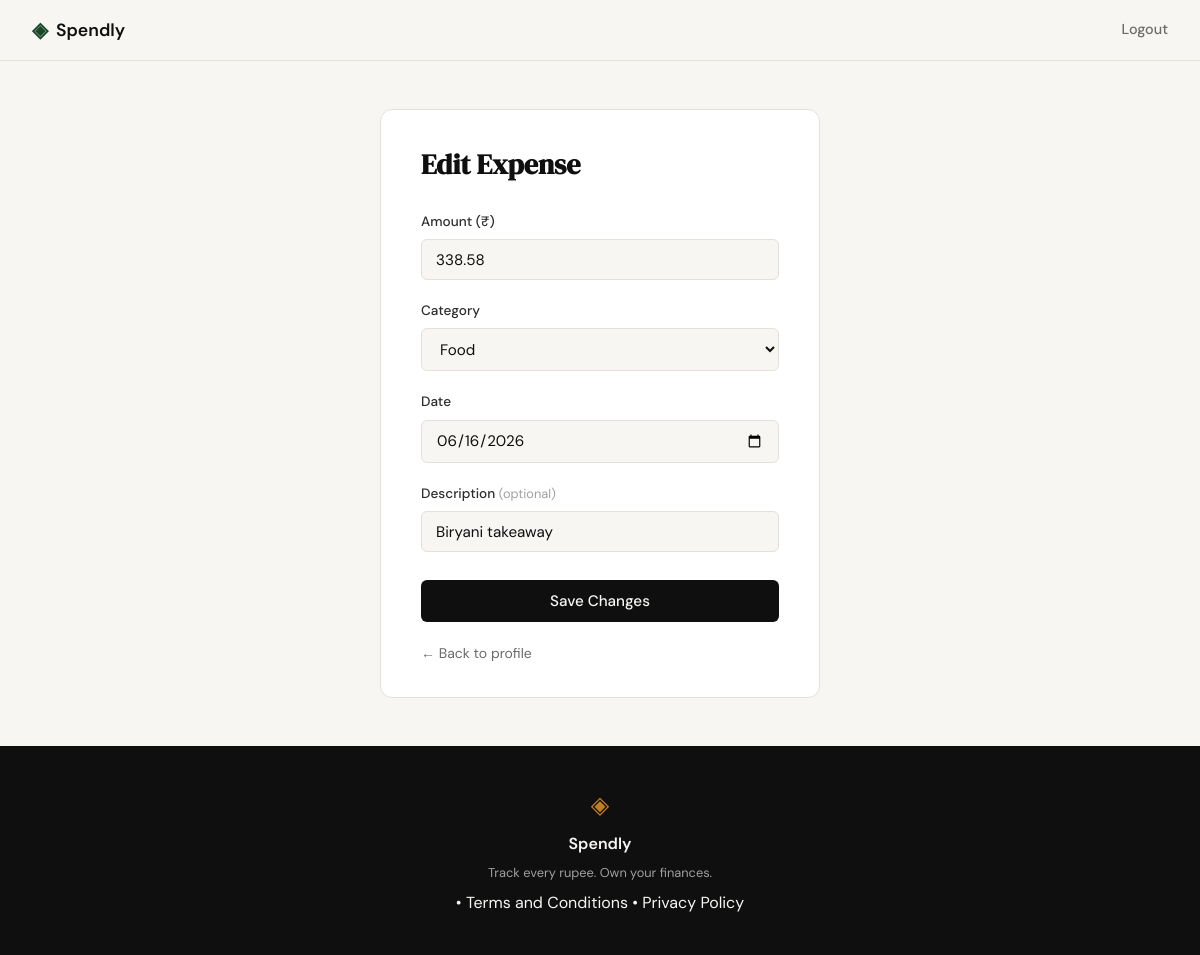
Before: /expenses/64/edit (signed in) with the older database file.
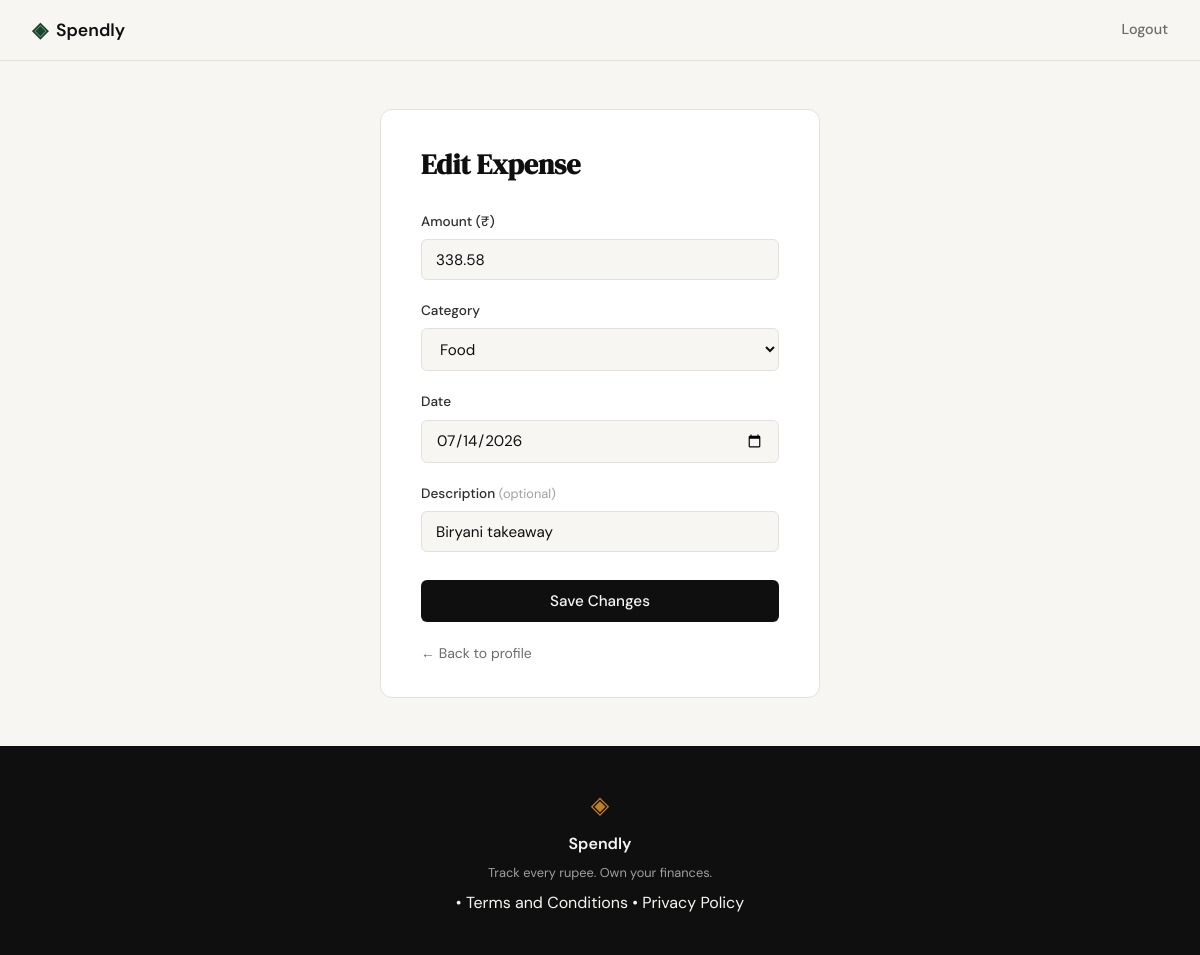
After: the same page with the newer database file.
### tables this page shows
CREATE TABLE expenses (
            id          INTEGER PRIMARY KEY AUTOINCREMENT,
            user_id     INTEGER NOT NULL,
            amount      REAL    NOT NULL,
            category    TEXT    NOT NULL,
            date        TEXT    NOT NULL,
            description TEXT,
            created_at  TEXT    DEFAULT (datetime('now')),
            FOREIGN KEY (user_id) REFERENCES users (id)
        );

### app.py (the view, shortened to what this page needs)
@app.route("/expenses/<int:id>/edit", methods=["GET", "POST"])
def edit_expense(id):
    if not session.get("user_id"):
        return redirect(url_for("login"))
    expense = get_expense_by_id(id)
    if expense is None:
        abort(404)
    if expense["user_id"] != session["user_id"]:
        abort(403)
    if request.method == "GET":
        form = {
            "amount": expense["amount"],
            "category": expense["category"],
            "date": expense["date"],        # raw YYYY-MM-DD — NOT _fmt_date()
            "description": expense["description"] or "",
        }
        return render_template(
            "edit_expense.html",
            categories=EXPENSE_CATEGORIES,
            form=form,
            expense_id=id,
        )

### app.py (called while the page is built)
@app.after_request
def set_security_headers(response):
    response.headers["X-Content-Type-Options"] = "nosniff"
    response.headers["X-Frame-Options"] = "DENY"
    response.headers["Referrer-Policy"] = "strict-origin-when-cross-origin"
    return response

### database/db.py (called while the page is built)
def get_db():
    conn = sqlite3.connect(DB_PATH)
    conn.row_factory = sqlite3.Row
    conn.execute("PRAGMA foreign_keys = ON")
    return conn

def get_expense_by_id(expense_id):
    conn = get_db()
    cursor = conn.cursor()
    cursor.execute("SELECT * FROM expenses WHERE id = ?", (expense_id,))
    expense = cursor.fetchone()
    conn.close()
    return expense

### templates/edit_expense.html (shortened to what this page needs)
{% extends "base.html" %}
{% block head %}
  <link rel="stylesheet" href="{{ url_for('static', filename='css/edit_expense.css') }}">
{% endblock %}
{% block content %}
<div class="edit-expense-page">
  <div class="edit-expense-card">
    <h1 class="edit-expense-title">Edit Expense</h1>
    <form method="POST" action="{{ url_for('edit_expense', id=expense_id) }}">
      <div class="form-group">
        <label for="amount">Amount (₹)</label>
        <input class="form-input" type="number" id="amount" name="amount"
               step="0.01" min="0.01" placeholder="0.00"
               value="{{ form.amount }}" required>
      </div>
      <div class="form-group">
        <label for="category">Category</label>
        <select class="form-input" id="category" name="category" required>
          {% for cat in categories %}
            <option value="{{ cat }}"
              {% if form.category == cat %}selected{% endif %}>
              {{ cat }}
            </option>
          {% endfor %}
        </select>
      </div>
      <div class="form-group">
        <label for="date">Date</label>
        <input class="form-input" type="date" id="date" name="date"
               value="{{ form.date }}" required>
      </div>
      <div class="form-group">
        <label for="description">Description <span class="optional">(optional)</span></label>
        <input class="form-input" type="text" id="description" name="description"
               placeholder="What was this for?"
               value="{{ form.description }}">
      </div>
      <button type="submit" class="btn-submit">Save Changes</button>
    </form>
    <a href="{{ url_for('profile') }}" class="edit-expense-back">← Back to profile</a>
  </div>
</div>
{% endblock %}

### templates/base.html (shortened to what this page needs)
<!DOCTYPE html>
<html lang="en">
<head>
    <link rel="stylesheet" href="{{ url_for('static', filename='css/style.css') }}">
    {% block head %}{% endblock %}
</head>
<body>
    <nav class="navbar">
        <div class="nav-inner">
            <a href="{{ url_for('landing') }}" class="nav-brand">
                <span class="brand-icon">◈</span>
                <span class="brand-name">Spendly</span>
            </a>
            <div class="nav-links">
                {% if session.get('user_id') %}
                    <form method="POST" action="{{ url_for('logout') }}">
                        <button type="submit" class="nav-logout-btn">Logout</button>
                    </form>
                {% else %}
                    <a href="{{ url_for('login') }}">Sign in</a>
                    <a href="{{ url_for('register') }}" class="nav-cta">Get started</a>
                {% endif %}
            </div>
        </div>
    </nav>
    <main class="main-content">
        {% block content %}{% endblock %}
    </main>
    <footer class="footer">
        <div class="footer-inner">
            <span class="brand-icon">◈</span>
            <span class="footer-name">Spendly</span>
            <p class="footer-copy">Track every rupee. Own your finances.</p>
            <p class="footer-links">
                &bull;
                <a href="/terms">Terms and Conditions</a>
                &bull;
                <a href="/privacy">Privacy Policy</a>
            </p>
        </div>
    </footer>
</body>
</html>

### static/css/style.css (style rules this page uses)
:root { --ink: #0f0f0f; --ink-soft: #2d2d2d; --ink-muted: #6b6b6b; --ink-faint: #a0a0a0; --paper: #f7f6f3; --paper-warm: #f0ede6; --paper-card: #ffffff; --accent: #1a472a; --accent-light: #e8f0eb; --accent-2: #c17f24; --accent-2-light: #fdf3e3; --danger: #c0392b; --danger-light: #fdecea; --border: #e4e1da; --border-soft: #eeebe4; --font-display: 'DM Serif Display', Georgia, serif; --font-body: 'DM Sans', system-ui, sans-serif; --max-width: 1200px; --auth-width: 440px; --radius-sm: 6px; --radius-md: 12px; --radius-lg: 20px; }
*, *::before, *::after { box-sizing: border-box; margin: 0; padding: 0; }
html { font-size: 16px; scroll-behavior: smooth; }
body { background: var(--paper); color: var(--ink); font-family: var(--font-body); font-size: 1rem; line-height: 1.6; -webkit-font-smoothing: antialiased; }
a { color: inherit; text-decoration: none; }
.navbar { position: sticky; top: 0; z-index: 100; background: var(--paper); border-bottom: 1px solid var(--border); padding: 0 2rem; }
.nav-inner { max-width: var(--max-width); margin: 0 auto; height: 60px; display: flex; align-items: center; justify-content: space-between; }
.nav-brand { display: flex; align-items: center; gap: 0.5rem; font-family: var(--font-body); font-weight: 600; font-size: 1.1rem; color: var(--ink); }
.brand-icon { color: var(--accent); font-size: 1.3rem; }
.brand-name { color: var(--ink); }
.nav-links { display: flex; align-items: center; gap: 1.5rem; font-size: 0.9rem; font-weight: 500; }
.nav-logout-btn { background: none; border: none; padding: 0; font-family: var(--font-body); font-size: 0.9rem; font-weight: 500; color: var(--ink-muted); cursor: pointer; transition: color 0.2s; }
.main-content { min-height: calc(100vh - 60px - 100px); }
.form-group { margin-bottom: 1.25rem; }
.form-group label { display: block; font-size: 0.85rem; font-weight: 500; color: var(--ink-soft); margin-bottom: 0.4rem; }
.form-input { width: 100%; padding: 0.6rem 0.875rem; border: 1px solid var(--border); border-radius: var(--radius-sm); font-family: var(--font-body); font-size: 0.95rem; color: var(--ink); background: var(--paper); outline: none; transition: border-color 0.2s; }
.form-input::placeholder { color: var(--ink-faint); }
.btn-submit { width: 100%; padding: 0.7rem; background: var(--ink); color: var(--paper); border: none; border-radius: var(--radius-sm); font-family: var(--font-body); font-size: 0.95rem; font-weight: 500; cursor: pointer; transition: background 0.2s; margin-top: 0.5rem; }
.footer { background: var(--ink); color: var(--paper); padding: 2.5rem 2rem; text-align: center; }
.footer-inner { display: flex; flex-direction: column; align-items: center; gap: 0.4rem; }
.footer .brand-icon { color: var(--accent-2); font-size: 1.5rem; }
.footer-name { font-weight: 600; font-size: 1rem; }
.footer-copy { font-size: 0.8rem; color: var(--ink-faint); }

### static/css/edit_expense.css (style rules this page uses)
.edit-expense-page { min-height: 80vh; display: flex; align-items: flex-start; justify-content: center; padding: 3rem 1rem; background: var(--paper); }
.edit-expense-card { width: 100%; max-width: var(--auth-width); background: var(--paper-card); border: 1px solid var(--border); border-radius: var(--radius-md); padding: 2rem 2.5rem; }
.edit-expense-title { font-family: var(--font-display); font-size: 1.75rem; color: var(--ink); margin-bottom: 1.5rem; }
.optional { font-size: 0.8rem; color: var(--ink-faint); font-weight: 400; }
.edit-expense-back { display: block; margin-top: 1.25rem; font-size: 0.875rem; color: var(--ink-muted); text-decoration: none; }

Changed rows visible on the page:
changed expenses "Food": date "06/16/2026" → "07/14/2026"
